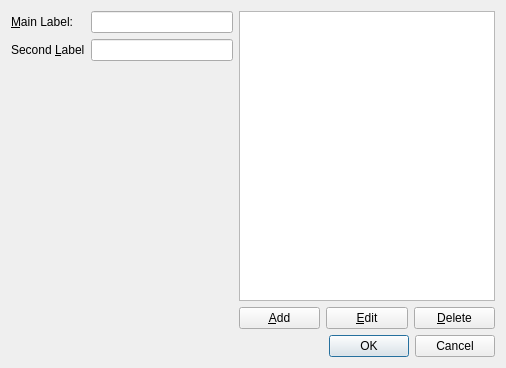
<?xml version="1.0" encoding="UTF-8"?>
<ui version="4.0">
 <class>KeyDialog</class>
 <widget class="QDialog" name="KeyDialog">
  <property name="geometry">
   <rect>
    <x>0</x>
    <y>0</y>
    <width>506</width>
    <height>368</height>
   </rect>
  </property>
  <property name="windowTitle">
   <string>Dialog</string>
  </property>
  <layout class="QVBoxLayout" name="verticalLayout_2">
   <item>
    <layout class="QHBoxLayout" name="horizontalLayout_2">
     <item>
      <layout class="QFormLayout" name="formLayout">
       <item row="0" column="0">
        <widget class="QLabel" name="mainLabelLabel">
         <property name="text">
          <string>&amp;Main Label:</string>
         </property>
         <property name="buddy">
          <cstring>mainLabelLineEdit</cstring>
         </property>
        </widget>
       </item>
       <item row="0" column="1">
        <widget class="QLineEdit" name="mainLabelLineEdit"/>
       </item>
       <item row="1" column="0">
        <widget class="QLabel" name="secondLabelLabel">
         <property name="text">
          <string>Second &amp;Label</string>
         </property>
         <property name="buddy">
          <cstring>secondLabelLineEdit</cstring>
         </property>
        </widget>
       </item>
       <item row="1" column="1">
        <widget class="QLineEdit" name="secondLabelLineEdit"/>
       </item>
      </layout>
     </item>
     <item>
      <layout class="QVBoxLayout" name="verticalLayout">
       <item>
        <widget class="StyleChooser" name="styleChooser">
         <property name="focusPolicy">
          <enum>Qt::NoFocus</enum>
         </property>
        </widget>
       </item>
       <item>
        <layout class="QHBoxLayout" name="horizontalLayout">
         <item>
          <widget class="QPushButton" name="addStyleButton">
           <property name="focusPolicy">
            <enum>Qt::NoFocus</enum>
           </property>
           <property name="text">
            <string>&amp;Add</string>
           </property>
          </widget>
         </item>
         <item>
          <widget class="QPushButton" name="editStyleButton">
           <property name="focusPolicy">
            <enum>Qt::NoFocus</enum>
           </property>
           <property name="text">
            <string>&amp;Edit</string>
           </property>
          </widget>
         </item>
         <item>
          <widget class="QPushButton" name="deleteStyleButton">
           <property name="focusPolicy">
            <enum>Qt::NoFocus</enum>
           </property>
           <property name="text">
            <string>&amp;Delete</string>
           </property>
          </widget>
         </item>
        </layout>
       </item>
      </layout>
     </item>
    </layout>
   </item>
   <item>
    <widget class="QDialogButtonBox" name="buttonBox">
     <property name="orientation">
      <enum>Qt::Horizontal</enum>
     </property>
     <property name="standardButtons">
      <set>QDialogButtonBox::Cancel|QDialogButtonBox::Ok</set>
     </property>
    </widget>
   </item>
  </layout>
 </widget>
 <customwidgets>
  <customwidget>
   <class>StyleChooser</class>
   <extends>QListWidget</extends>
   <header>stylechooser.h</header>
  </customwidget>
 </customwidgets>
 <resources/>
 <connections>
  <connection>
   <sender>buttonBox</sender>
   <signal>accepted()</signal>
   <receiver>KeyDialog</receiver>
   <slot>accept()</slot>
   <hints>
    <hint type="sourcelabel">
     <x>248</x>
     <y>254</y>
    </hint>
    <hint type="destinationlabel">
     <x>157</x>
     <y>274</y>
    </hint>
   </hints>
  </connection>
  <connection>
   <sender>buttonBox</sender>
   <signal>rejected()</signal>
   <receiver>KeyDialog</receiver>
   <slot>reject()</slot>
   <hints>
    <hint type="sourcelabel">
     <x>316</x>
     <y>260</y>
    </hint>
    <hint type="destinationlabel">
     <x>286</x>
     <y>274</y>
    </hint>
   </hints>
  </connection>
 </connections>
</ui>
